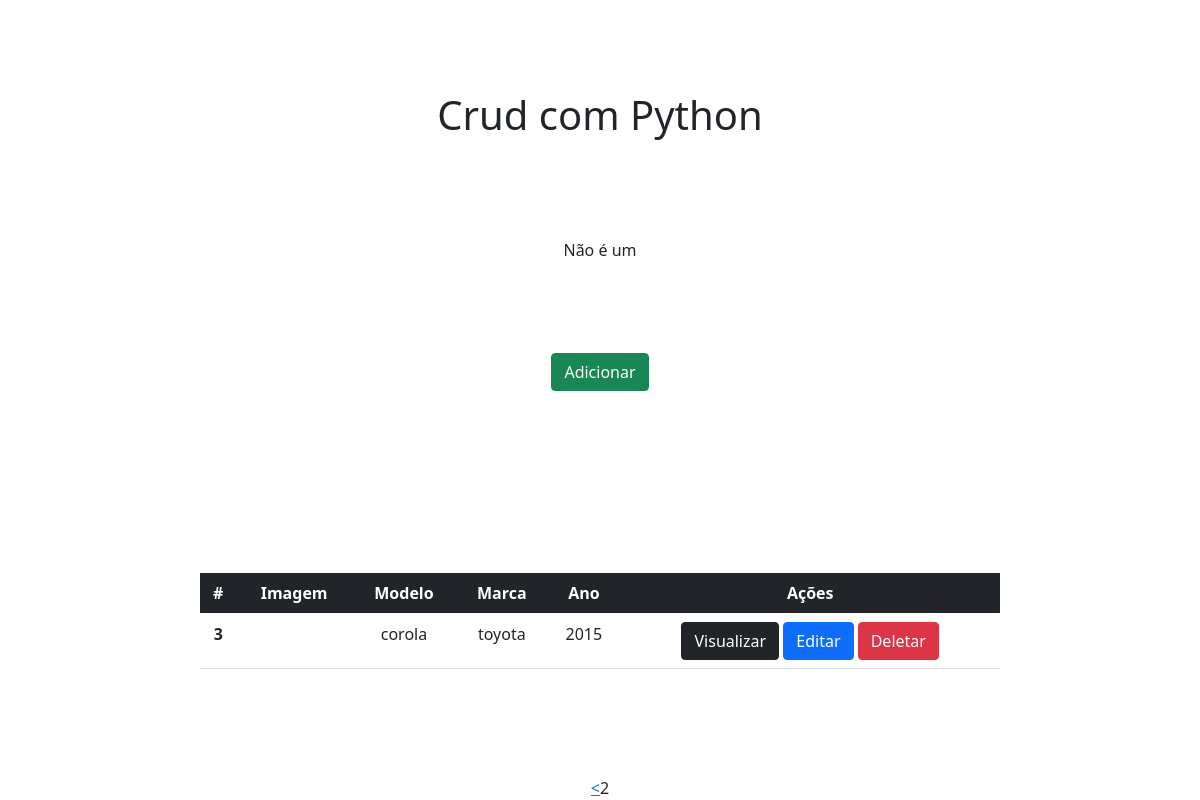
Page /?page=2 on the earlier database version.
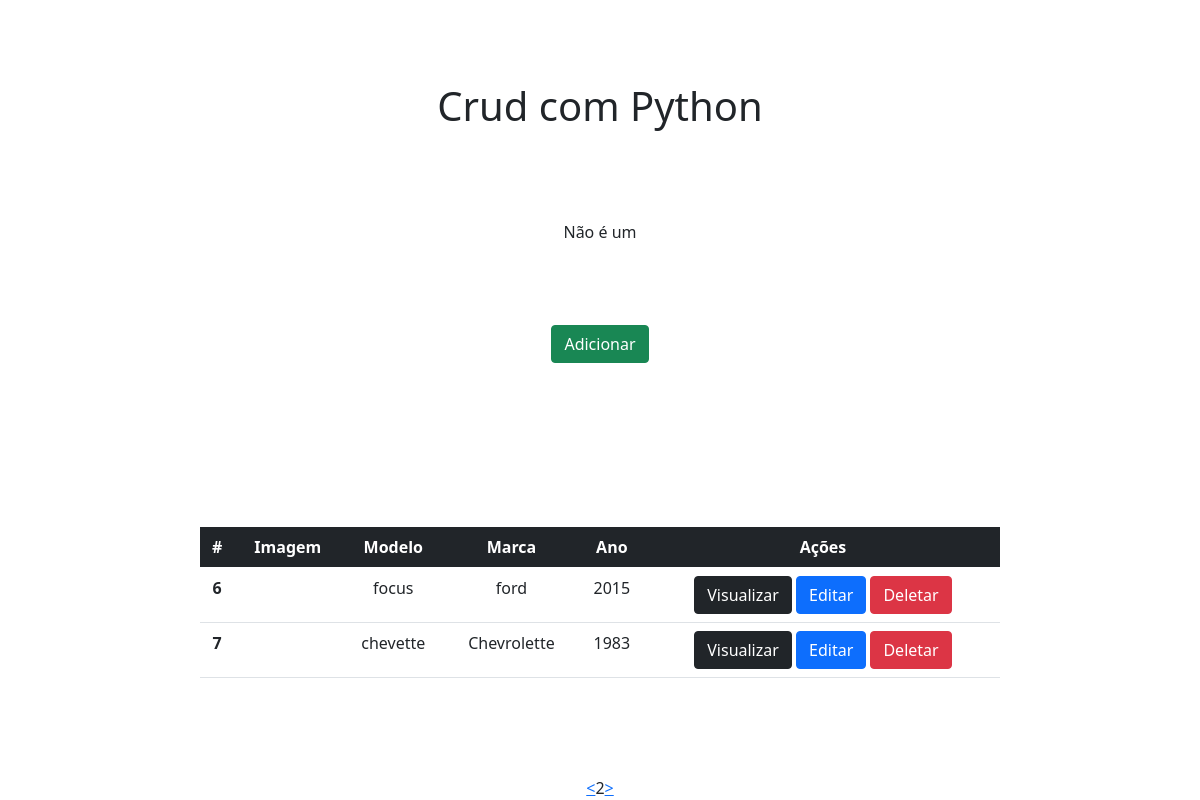
Same page on the later database version.
### app/models.py (models this page shows)
class Carro(models.Model):
  modelo = models.CharField(max_length=50)
  marca = models.CharField(max_length=50)
  ano = models.IntegerField()
  placa = models.CharField(max_length=50)
  imagem = models.ImageField()

### app/views.py (the view)
# urls.py: path('', home, name='home'),
def home(request):
  data = {
  }
  all = Carro.objects.all()
  paginator = Paginator(all, 2)
  pages = request.GET.get('page')
  data['db'] = paginator.get_page(pages)
  return render(request, 'index.html', data)

### app/templates/index.html (shortened to what this page needs)
<!DOCTYPE html>
<html lang="pt-br">
<head>
  <link href="https://cdn.jsdelivr.net/npm/bootstrap@5.0.2/dist/css/bootstrap.min.css" rel="stylesheet">
  <link rel="stylesheet" href="./static/css/style.css">
</head>
<body>
  <div class="col-8 m-auto pt-2 pb-2 text-center">
    <h1>Crud com Python</h1>
  </div>
  {% if carro == 'Fiat Toro' %}
    Esse é um carro: {{carro}}
  {% else %}
    Não é um {{carro}}
  {% endif %}
  <div class="col-8 m-auto pt-2 pb-2 text-center">
    <a href="form/" class="btn btn-success">Adicionar</a>
  </div>
  <div class="col-8 m-auto pt-2 pb-2 text-center">
    <table class="table">
      <thead class="table-dark">
        <tr>
          <th scope="col">#</th>
          <th scope="col">Imagem</th>
          <th scope="col">Modelo</th>
          <th scope="col">Marca</th>
          <th scope="col">Ano</th>
          <th scope="col">Ações</th>
        </tr>
      </thead>
      <tbody>
      {% for dbs in db %}
        <tr>
          <th>{{dbs.id}}</th>
          <td>{{dbs.imagem}}</td>
          <td>{{dbs.modelo}}</td>
          <td>{{dbs.marca}}</td>
          <td>{{dbs.ano}}</td>
          <td>
            <a href="/view/{{dbs.id}}" class="btn btn-dark">Visualizar</a>
            <a href="/edit/{{dbs.id}}" class="btn btn-primary">Editar</a>
            <a href="/delete/{{dbs.id}}" class="btn btn-danger btnDel">Deletar</a>
          </td>
        </tr>
      {% endfor %}
      </tbody>
    </table>
  </div>
  <div class="pagination">
    <div class="pagination_previous">
      {% if db.has_previous %}
        <a href="?page={{db.previous_page_number}}"> < </a>
      {% endif %}
    </div>
    <div class="pagination_current">
      {{ db.number }}
    </div>
    <div class="pagination_next">
      {% if db.has_next %}
        <a href="?page={{db.next_page_number}}"> > </a>
      {% endif %}
    </div>
  </div>
  {% load static %}
</body>
</html>

### app/static/css/style.css (style rules this page uses)
* { padding: 0; margin: 0; box-sizing: border-box; }
body { display: flex; justify-content: center; align-items: center; flex-direction: column; width: 100%; height: 100vh; background-color: white; }
.pagination { display: flex; justify-content: center; align-items: center; background-color: white; }

Differences in the rows shown:
removed Carro: id "3", modelo "corola", marca "toyota", ano "2015"
added Carro: id "6", modelo "focus", marca "ford", ano "2015"
added Carro: id "7", modelo "chevette", marca "Chevrolette", ano "1983"
